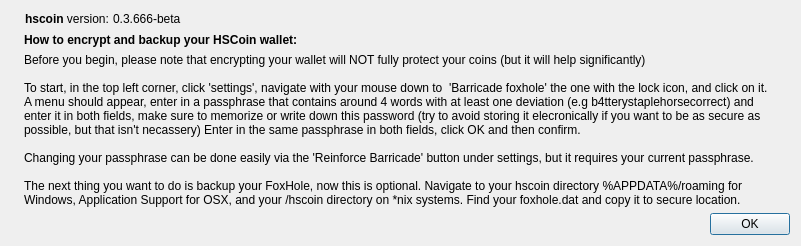
<?xml version="1.0" encoding="UTF-8"?>
<ui version="4.0">
 <class>protectionTutDialog</class>
 <widget class="QDialog" name="protectionTutDialog">
  <property name="geometry">
   <rect>
    <x>0</x>
    <y>0</y>
    <width>801</width>
    <height>234</height>
   </rect>
  </property>
  <property name="windowTitle">
   <string>Protecting your HSCoins</string>
  </property>
  <layout class="QHBoxLayout" name="horizontalLayout_2">
   <item>
    <widget class="QLabel" name="label_4">
     <property name="sizePolicy">
      <sizepolicy hsizetype="Preferred" vsizetype="Ignored">
       <horstretch>0</horstretch>
       <verstretch>0</verstretch>
      </sizepolicy>
     </property>
     <property name="pixmap">
      <pixmap resource="../bitcoin.qrc">:/images/about</pixmap>
     </property>
    </widget>
   </item>
   <item>
    <layout class="QVBoxLayout" name="verticalLayout_2">
     <item>
      <widget class="QFrame" name="frame">
       <property name="sizePolicy">
        <sizepolicy hsizetype="Fixed" vsizetype="Fixed">
         <horstretch>0</horstretch>
         <verstretch>0</verstretch>
        </sizepolicy>
       </property>
       <layout class="QHBoxLayout" name="horizontalLayout" stretch="0,0">
        <property name="spacing">
         <number>0</number>
        </property>
        <property name="sizeConstraint">
         <enum>QLayout::SetFixedSize</enum>
        </property>
        <property name="margin">
         <number>1</number>
        </property>
        <item>
         <widget class="QLabel" name="label">
          <property name="sizePolicy">
           <sizepolicy hsizetype="Fixed" vsizetype="Fixed">
            <horstretch>0</horstretch>
            <verstretch>0</verstretch>
           </sizepolicy>
          </property>
          <property name="maximumSize">
           <size>
            <width>16777215</width>
            <height>267</height>
           </size>
          </property>
          <property name="cursor">
           <cursorShape>IBeamCursor</cursorShape>
          </property>
          <property name="text">
           <string>&lt;html&gt;&lt;head/&gt;&lt;body&gt;&lt;p&gt;&lt;span style=&quot; font-weight:600;&quot;&gt;hscoin&lt;/span&gt; version: &lt;/p&gt;&lt;/body&gt;&lt;/html&gt;</string>
          </property>
          <property name="textInteractionFlags">
           <set>Qt::LinksAccessibleByMouse|Qt::TextSelectableByKeyboard|Qt::TextSelectableByMouse</set>
          </property>
         </widget>
        </item>
        <item>
         <widget class="QLabel" name="versionLabel">
          <property name="sizePolicy">
           <sizepolicy hsizetype="Fixed" vsizetype="Fixed">
            <horstretch>0</horstretch>
            <verstretch>0</verstretch>
           </sizepolicy>
          </property>
          <property name="cursor">
           <cursorShape>IBeamCursor</cursorShape>
          </property>
          <property name="text">
           <string notr="true">0.3.666-beta</string>
          </property>
          <property name="textFormat">
           <enum>Qt::RichText</enum>
          </property>
          <property name="textInteractionFlags">
           <set>Qt::LinksAccessibleByMouse|Qt::TextSelectableByKeyboard|Qt::TextSelectableByMouse</set>
          </property>
         </widget>
        </item>
       </layout>
      </widget>
     </item>
     <item>
      <widget class="QLabel" name="label_3">
       <property name="sizePolicy">
        <sizepolicy hsizetype="Minimum" vsizetype="Maximum">
         <horstretch>0</horstretch>
         <verstretch>0</verstretch>
        </sizepolicy>
       </property>
       <property name="text">
        <string>&lt;html&gt;&lt;head/&gt;&lt;body&gt;&lt;p&gt;&lt;span style=&quot; font-weight:600;&quot;&gt;How to encrypt and backup your HSCoin wallet:&lt;/span&gt;&lt;/p&gt;&lt;/body&gt;&lt;/html&gt;</string>
       </property>
      </widget>
     </item>
     <item>
      <widget class="QLabel" name="label_2">
       <property name="text">
        <string>Before you begin, please note that encrypting your wallet will NOT fully protect your coins (but it will help significantly)

To start, in the top left corner, click 'settings', navigate with your mouse down to  'Barricade foxhole' the one with the lock icon, and click on it.
A menu should appear, enter in a passphrase that contains around 4 words with at least one deviation (e.g b4tterystaplehorsecorrect) and
enter it in both fields, make sure to memorize or write down this password (try to avoid storing it elecronically if you want to be as secure as
possible, but that isn't necassery) Enter in the same passphrase in both fields, click OK and then confirm.

Changing your passphrase can be done easily via the 'Reinforce Barricade' button under settings, but it requires your current passphrase.

The next thing you want to do is backup your FoxHole, now this is optional. Navigate to your hscoin directory %APPDATA%/roaming for
Windows, Application Support for OSX, and your /hscoin directory on *nix systems. Find your foxhole.dat and copy it to secure location.</string>
       </property>
       <property name="textInteractionFlags">
        <set>Qt::LinksAccessibleByMouse|Qt::TextSelectableByMouse</set>
       </property>
      </widget>
     </item>
     <item>
      <widget class="QDialogButtonBox" name="buttonBox">
       <property name="orientation">
        <enum>Qt::Horizontal</enum>
       </property>
       <property name="standardButtons">
        <set>QDialogButtonBox::Ok</set>
       </property>
      </widget>
     </item>
    </layout>
   </item>
  </layout>
 </widget>
 <resources>
  <include location="../bitcoin.qrc"/>
 </resources>
 <connections>
  <connection>
   <sender>buttonBox</sender>
   <signal>accepted()</signal>
   <receiver>protectionTutDialog</receiver>
   <slot>accept()</slot>
   <hints>
    <hint type="sourcelabel">
     <x>360</x>
     <y>308</y>
    </hint>
    <hint type="destinationlabel">
     <x>157</x>
     <y>274</y>
    </hint>
   </hints>
  </connection>
  <connection>
   <sender>buttonBox</sender>
   <signal>rejected()</signal>
   <receiver>protectionTutDialog</receiver>
   <slot>reject()</slot>
   <hints>
    <hint type="sourcelabel">
     <x>428</x>
     <y>308</y>
    </hint>
    <hint type="destinationlabel">
     <x>286</x>
     <y>274</y>
    </hint>
   </hints>
  </connection>
 </connections>
</ui>
